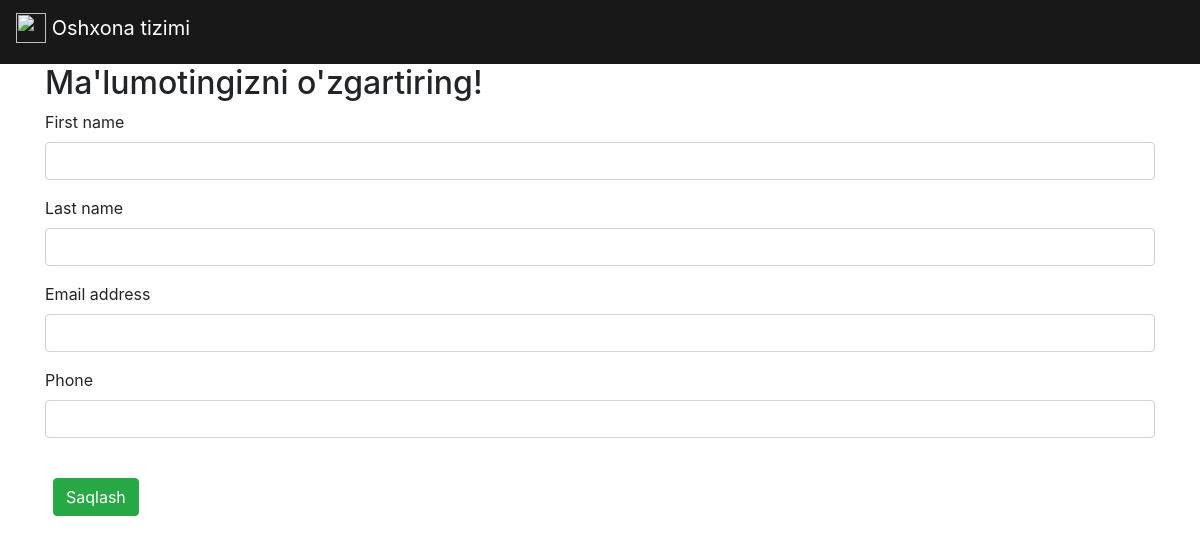
/accounts/editing/2/, run on an earlier commit of the app's database.
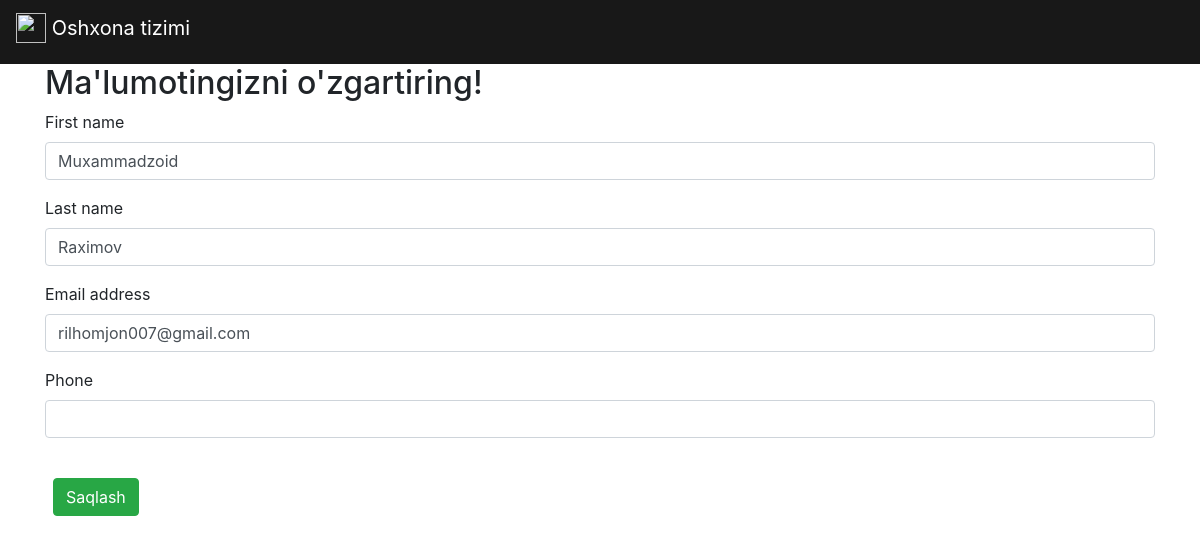
And on a later commit of the database.
### accounts/models.py (models this page shows)
class EmployeeUser(AbstractUser):
    phone = models.CharField(max_length=20, null=True, blank=True)
    STATUS = (
        ('cashier', ('kassir')),
        ('chef', ('oshpaz')),
        ('accountant', ('buxgalter')),
    )
    profession = models.CharField(
        max_length=32,
        choices=STATUS,
        default='cashier',
    )

### accounts/views.py (the view)
# urls.py: path('editing/<int:pk>/', ChangeUserView.as_view(), name='editing'),
class ChangeUserView(UpdateView, LoginRequiredMixin):
    model = EmployeeUser
    fields = ['first_name', 'last_name', 'email', 'phone']
    template_name = 'registration/editing.html'
    success_url = reverse_lazy('profession')

### template/registration/editing.html (shortened to what this page needs)
{% extends 'base.html' %}
{% load crispy_forms_tags %}
{% block content %}
    <h2>Ma'lumotingizni o'zgartiring!</h2>
    <form method="post">
        {{ form|crispy }}<br>
        <button class="btn btn-success ml-2" type="submit">Saqlash</button>
    </form>
{% endblock content %}

What changed in the data, as far as the page shows it:
changed EmployeeUser: first_name (not shown) → "Muxammadzoid"; last_name (not shown) → "Raximov"; email (not shown) → "rilhomjon007@gmail.com"
